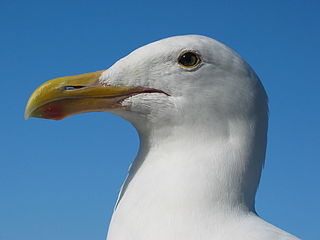
#> input picture HW1-Filters/input1.jpg, 320 x 240 px
$ python HW1_all.py   (Python 2 division)
#> lines starting #> are read from the running program, lines starting #| are printed output that depends on the picture
from __future__ import division
import  numpy as np
import cv2
# from matplotlib import pyplot as plt
# from scipy import signal


# [81 lines left out: function Question3_func, not called in this run]

def ft(im, newsize=None):
    dft = np.fft.fft2(np.float32(im), newsize)
    return np.fft.fftshift(dft)

# [84 lines left out: functions ift, Question2_func, not called in this run]


def Question1_func():
    img_in = cv2.imread("input1.jpg", cv2.IMREAD_COLOR)
#> img_in is the input picture: shape (240, 320, 3); mean B, G, R 166.6, 134.6, 97.1
    b, g, r = cv2.split(img_in)     # split 3 channels to work on them separately
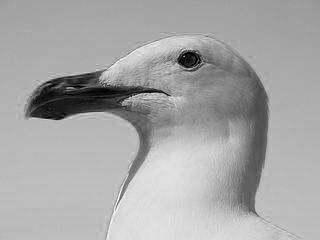
#> b: shape (240, 320); min 0, max 255, mean 166.6
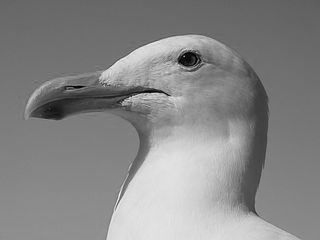
#> g: shape (240, 320); min 0, max 249, mean 134.6
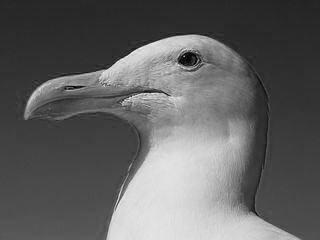
#> r: shape (240, 320); min 0, max 242, mean 97.1
    img_all = [b, g, r]             # save into 1 list to iterate
    img_out = []                    # output image
    height, width = np.shape(img_all[0])[0], np.shape(img_all[0])[1]
#> height = 240; width = 320
    for i in xrange(0,3):
        # calculate the hist of the image.
        hist,_ = np.histogram(img_all[i],256,[0,256])   # calculate the histograme of each channel

        # calculate the hist of the image.
        cdf_in = hist.cumsum()                          # calculate the cdf of the histogram

        # calculate the modified cdf
        # formula is from Prof's reading material: http://cache.freescale.com/files/dsp/doc/app_note/AN4318.pdf
        cdf_modified = np.uint8((cdf_in - cdf_in.min()) * 255 / (height*width - cdf_in.min()))

        temp = cdf_modified[img_all[i]]         # mapping the pixel values from the original image to the new one
        img_out.append(temp)                    # save the result of each channel, merge later
#> this loop made 3 passes
#> pass 1, in Question1_func, `temp = cdf_modified[img_all[i]]`:
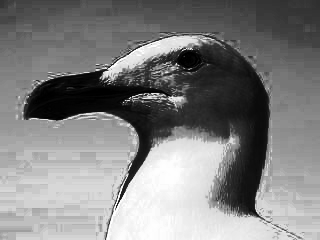
#> temp: shape (240, 320); min 0, max 255, mean 129
#> pass 2, in Question1_func, `temp = cdf_modified[img_all[i]]`:
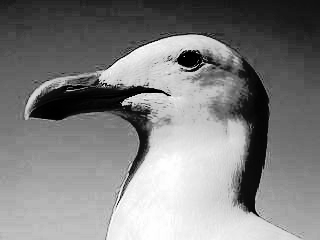
#> temp: shape (240, 320); min 0, max 255, mean 128.6
#> pass 3, in Question1_func, `temp = cdf_modified[img_all[i]]`:
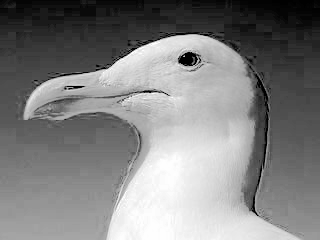
#> temp: shape (240, 320); min 0, max 255, mean 128.5
#> after the loop, img_out = 3 items

    # [10 lines of commented-out code are left out]
    red = cv2.equalizeHist(r)
    green = cv2.equalizeHist(g)
    blue = cv2.equalizeHist(b)
    img_val = cv2.merge((blue, green, red))
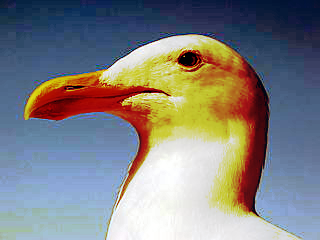
#> img_val: shape (240, 320, 3); mean B, G, R 129.6, 129, 129
    cv2.imshow("validation", img_val)

    img_out = cv2.merge(img_out)

    cv2.imshow("input", img_in)
    cv2.imshow("output", img_out)
    cv2.imwrite("output1.png", img_out)

    print "validataion: ", np.sum(img_val - img_out)
#| validataion:  118564

    cv2.waitKey(0)

    # [16 lines of commented-out code are left out]


Question1_func()
# Question2_func()
# Question3_func()

$ run again, with HW1-Filters/apple.png saved as HW1-Filters/input1.jpg
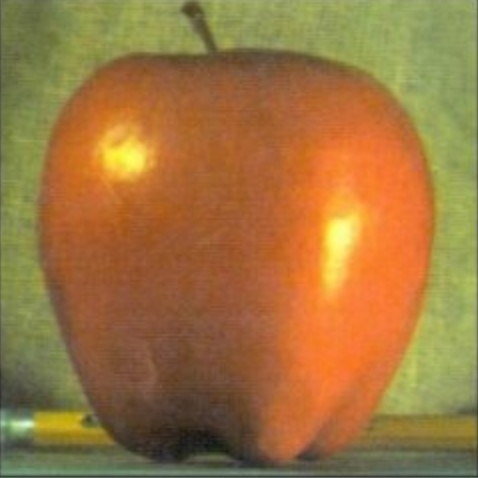
#> input picture HW1-Filters/apple.png, 478 x 478 px
#> in Question1_func, img_in is the input picture: shape (478, 478, 3); mean B, G, R 63.7, 117.8, 158.4
#> the loop in Question1_func, `for i in xrange(0,3):` made 3 passes
#> pass 3, in Question1_func, `temp = cdf_modified[img_all[i]]`:
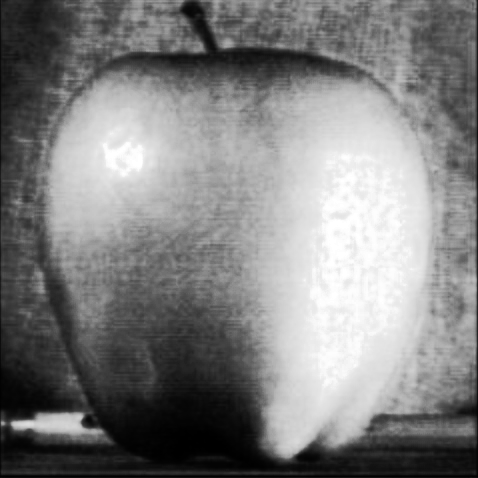
#> temp: shape (478, 478); min 0, max 255, mean 128
#> after the loop in Question1_func, `for i in xrange(0,3):`: img_out = 3 items
#> in Question1_func, `img_val = cv2.merge((blue, green, red))`:
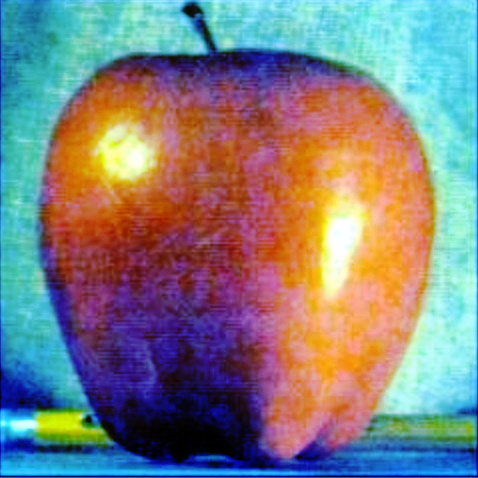
#> img_val: shape (478, 478, 3); mean B, G, R 129.7, 128.7, 128.4
#| validataion:  357413

$ run again, with HW1-Filters/orange.png saved as HW1-Filters/input1.jpg
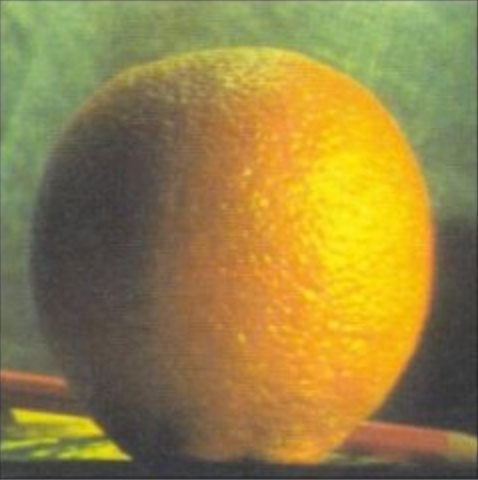
#> input picture HW1-Filters/orange.png, 478 x 480 px
#> in Question1_func, img_in is the input picture: shape (480, 478, 3); mean B, G, R 68.1, 130.7, 149.6
#> in Question1_func, `b, g, r = cv2.split(img_in)`:
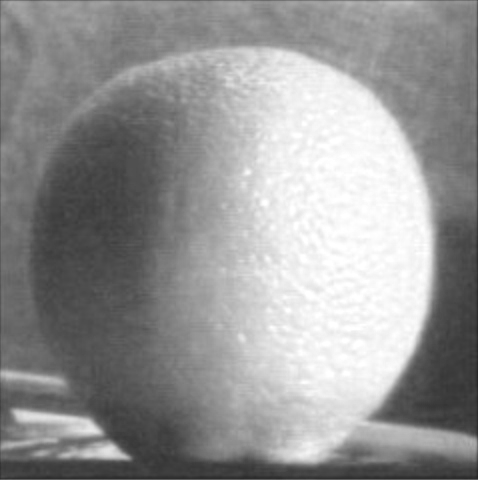
#> r: shape (480, 478); min 38, max 255, mean 149.6
#> after the loop in Question1_func, `for i in xrange(0,3):`: img_out = 3 items
#> in Question1_func, `img_val = cv2.merge((blue, green, red))`:
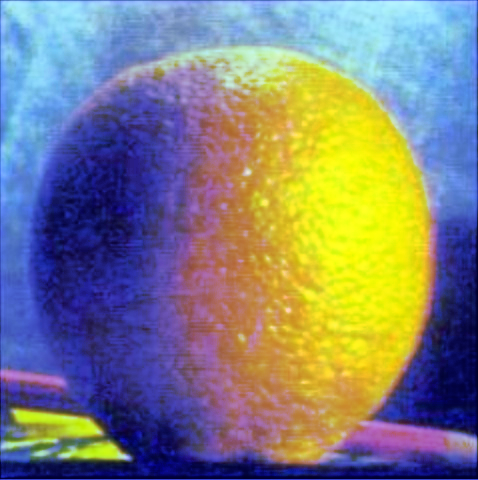
#> img_val: shape (480, 478, 3); mean B, G, R 129.3, 128.4, 128.3
#| validataion:  388540
